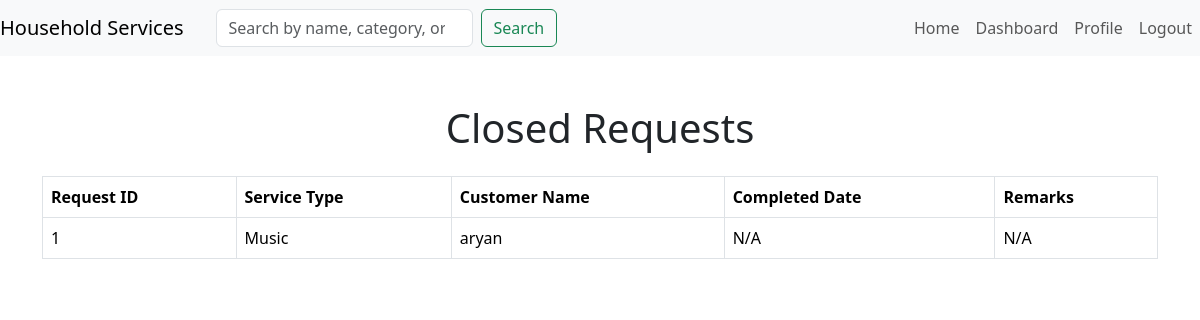
/view_closed_requests (signed in), run on the app's committed database.
### models.py (models this page shows, shortened)
class ServiceRequest(db.Model):
    id = db.Column(db.Integer, primary_key=True)
    customer_name = db.Column(db.String(100), nullable=False)
    service_type = db.Column(db.String(100), nullable=False)
    requested_date = db.Column(db.Date, default=datetime.utcnow)
    status = db.Column(db.String(20), default='pending')  # pending, approved, rejected
    customer_id = db.Column(db.Integer, db.ForeignKey('customer.id'), nullable=False)
    service_id = db.Column(db.Integer, db.ForeignKey('service.id'), nullable=True)
    professional_id = db.Column(db.Integer, db.ForeignKey('professional.id'), nullable=True)
    remarks = db.Column(db.String(500), nullable=True)
    customer = db.relationship('Customer', backref='service_requests')
    service = db.relationship('Service', backref='service_requests')
    professionals = db.relationship('Professional', backref='service_requests', lazy=True)

class Customer(db.Model):
    id = db.Column(db.Integer, primary_key=True)
    Email_id = db.Column(db.String(32), unique=True, nullable=False)
    passhash = db.Column(db.String(562), nullable=False)
    name = db.Column(db.String(32))
    address = db.Column(db.String(32))
    Pin_Code = db.Column(db.String(8))
    admin = db.Column(db.Boolean, default=False, nullable=False)
    role = db.Column(db.String(16), nullable=False, default='customer')
    reviews = db.relationship('Review', back_populates='user', cascade='all, delete-orphan')

### routes.py (the view)
@app.route('/view_closed_requests')
def view_closed_requests():
    professional_id = session.get('user_id')
    if not professional_id:
        flash("You need to log in to view your requests!", "error")
        return redirect(url_for('login'))
    closed_requests = ServiceRequest.query.filter_by(professional_id=professional_id, status='closed').all()
    user = Professional.query.get(session.get('prof_id'))
    return render_template('closed_requests.html', requests=closed_requests, user = user)

### templates/closed_requests.html (shortened to what this page needs)
{% extends 'layout.html' %}
{% block content %}
<div class="container mt-5">
    <h1 class="mb-4 text-center">Closed Requests</h1>
    {% if requests %}
    <table class="table table-bordered">
        <thead>
            <tr>
                <th>Request ID</th>
                <th>Service Type</th>
                <th>Customer Name</th>
                <th>Completed Date</th>
                <th>Remarks</th>
            </tr>
        </thead>
        <tbody>
            {% for request in requests %}
            <tr>
                <td>{{ request.id }}</td>
                <td>{{ request.service_type }}</td>
                <td>{{ request.customer.name }}</td>
                <td>{{ request.completed_date.strftime('%Y-%m-%d') if request.completed_date else 'N/A' }}</td>
                <td>{{ request.remarks if request.remarks else 'N/A' }}</td>
            </tr>
            {% endfor %}
        </tbody>
    </table>
    {% else %}
    <p class="alert alert-info">You have not closed any requests yet.</p>
    {% endif %}
</div>
{% endblock %}

### data on the page
ServiceRequest: id "1", service_type "Music", customer.name "aryan", completed_date "N/A", remarks "N/A"
